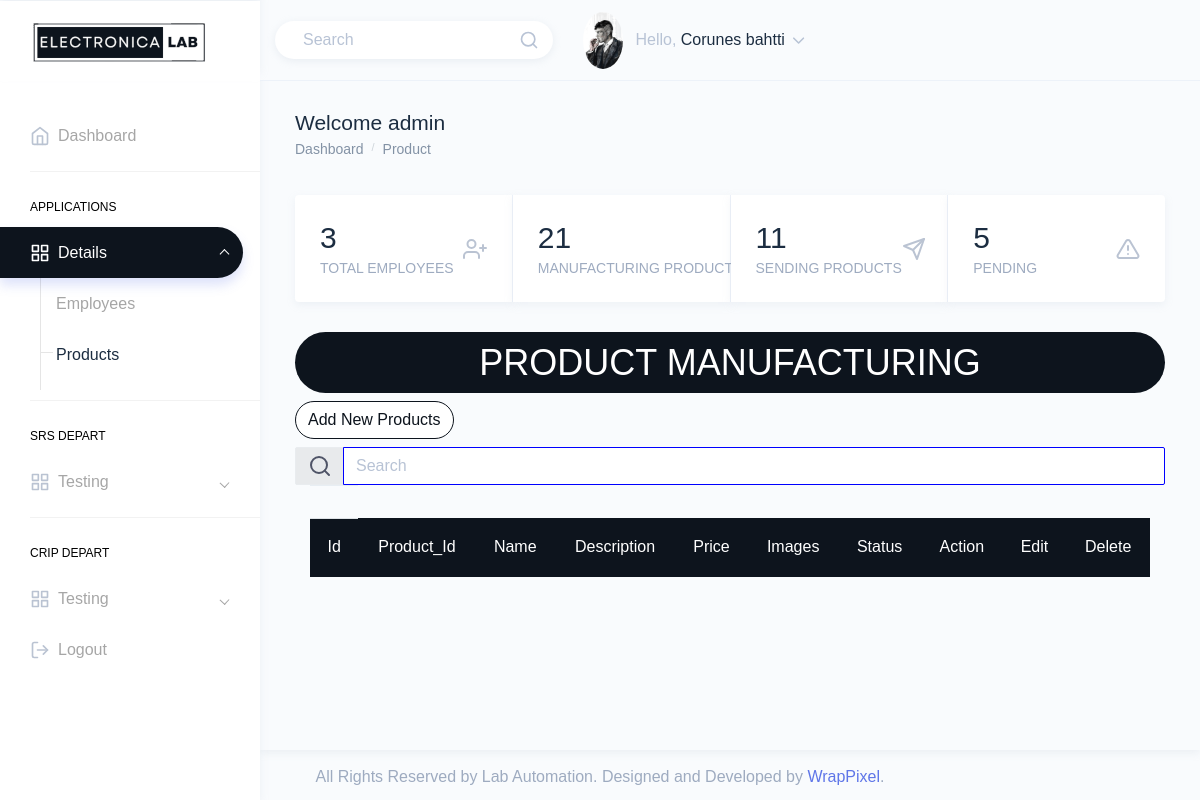
Page /product.php (signed in) on the committed database.
### tables this page shows
CREATE TABLE `users` (
  `id` int(11) NOT NULL,
  `full_name` varchar(50) NOT NULL,
  `email` varchar(100) NOT NULL,
  `password` varchar(255) NOT NULL,
  `status` varchar(255) DEFAULT NULL,
  `role_type` varchar(255) NOT NULL,
  `photo` varchar(255) NOT NULL
);

### product.php (the view, shortened to what this page needs)
<?php
include './config/Conn.php';
?>
<!DOCTYPE html>
<html lang="en">
  <head>
    <link href="https://cdn.jsdelivr.net/npm/bootstrap@5.1.3/dist/css/bootstrap.min.css" rel="stylesheet">
    <link href="assets/extra-libs/c3/c3.min.css" rel="stylesheet">
    <link href="assets/libs/chartist/dist/chartist.min.css" rel="stylesheet">
    <link href="assets/extra-libs/jvector/jquery-jvectormap-2.0.2.css" rel="stylesheet" />
    <link href="dist/css/style.min.css" rel="stylesheet">
    <link rel="stylesheet" type="text/css" href="https://cdn.datatables.net/v/bs5/jq-3.6.0/dt-1.12.0/af-2.4.0/b-2.2.3/b-html5-2.2.3/r-2.3.0/datatables.min.css"/>
  </head>
  <body>
    <div id="main-wrapper" data-theme="light" data-layout="vertical" data-navbarbg="skin6" data-sidebartype="full"
        data-sidebar-position="fixed" data-header-position="fixed" data-boxed-layout="full">
        <header class="topbar" data-navbarbg="skin6">
            <nav class="navbar top-navbar navbar-expand-md">
                <div class="navbar-header" data-logobg="skin6">
                    <div class="navbar-brand">
                        <a href="admin.php">
                            <span class="logo-text">
                                <img src="assets/images/logo.png" alt="homepage" class="dark-logo" />
                            </span>
                        </a>
                    </div>
                </div>
                <div class="navbar-collapse collapse" id="navbarSupportedContent">
                    <ul class="navbar-nav float-right">
                        <li class="nav-item d-none d-md-block">
                            <a class="nav-link" href="javascript:void(0)">
                                <form>
                                    <div class="customize-input">
                                        <input class="form-control custom-shadow custom-radius border-0 bg-white"
                                            type="search" placeholder="Search" aria-label="Search">
                                        <i class="form-control-icon" data-feather="search"></i>
                                    </div>
                                </form>
                            </a>
                        </li>
                        <?php
            $sql = "SELECT * FROM users WHERE id='{$_SESSION["empid"]}'";
            $result = mysqli_query($conn, $sql);
            if (mysqli_num_rows($result) > 0) {
             while ($row = mysqli_fetch_assoc($result)) {
           ?>
                        <li class="nav-item dropdown">
                            <a class="nav-link dropdown-toggle" href="javascript:void(0)" data-toggle="dropdown"
                                aria-haspopup="true" aria-expanded="false">
                                <img src="<?php echo $row["photo"]; ?>" alt="profile" class="rounded-circle"
                                    width="40">
                                <span class="ml-2 d-none d-lg-inline-block"><span>Hello,</span> <span
                                        class="text-dark"><?php echo $row["full_name"]; ?></span> <i data-feather="chevron-down"
                                        class="svg-icon"></i></span>
                            </a>
                            <?php
                   }
                }
               ?>
                        </li>
                    </ul>
                </div>
            </nav>
        </header>
        <aside class="left-sidebar" data-sidebarbg="skin6">
            <div class="scroll-sidebar" data-sidebarbg="skin6">
                <nav class="sidebar-nav">
                    <ul id="sidebarnav">
                    <li class="sidebar-item"> <a class="sidebar-link sidebar-link" href="admin.php"
                                aria-expanded="false"><i data-feather="home" class="feather-icon"></i><span
                                    class="hide-menu">Dashboard</span></a></li>
                        <li class="list-divider"></li>
                        <li class="nav-small-cap"><span class="hide-menu">Applications</span></li>
                        <li class="sidebar-item"> <a class="sidebar-link has-arrow" href="javascript:void(0)"
                                aria-expanded="false"><i data-feather="grid" class="feather-icon"></i><span
                                    class="hide-menu">Details</span></a>
                            <ul aria-expanded="false" class="collapse  first-level base-level-line">
                                <li class="sidebar-item"><a href="empdetails.php" class="sidebar-link"><span
                                            class="hide-menu"> Employees
                                        </span></a>
                                </li>
                                <li class="sidebar-item"><a href="product.php" class="sidebar-link"><span
                                            class="hide-menu"> Products
                                        </span></a>
                                </li>
                            </ul>
                        </li>
                        <li class="list-divider"></li>
                        <li class="nav-small-cap"><span class="hide-menu">SRS Depart</span></li>
                        <li class="sidebar-item"> <a class="sidebar-link has-arrow" href="javascript:void(0)"
                                aria-expanded="false"><i data-feather="grid" class="feather-icon"></i><span
                                    class="hide-menu">Testing</span></a>
                        </li>
                        <li class="list-divider"></li>
                        <li class="nav-small-cap"><span class="hide-menu">CRIP Depart</span></li>
                        <li class="sidebar-item"> <a class="sidebar-link has-arrow" href="javascript:void(0)"
                                aria-expanded="false"><i data-feather="grid" class="feather-icon"></i><span
                                    class="hide-menu">Testing</span></a>
                        </li>
                        <li class="sidebar-item"> <a class="sidebar-link sidebar-link" href="logout.php"
                                aria-expanded="false"><i data-feather="log-out" class="feather-icon"></i><span
                                    class="hide-menu">Logout</span></a></li>
                    </ul>
                </nav>
            </div>
        </aside>
        <div class="page-wrapper">
            <div class="page-breadcrumb">
                <div class="row">
                    <div class="col-7 align-self-center">
                        <h3 class="page-title text-truncate text-dark font-weight-medium mb-1">Welcome <?= $_SESSION['role']?></h3>
                        <div class="d-flex align-items-center">
                            <nav aria-label="breadcrumb">
                                <ol class="breadcrumb m-0 p-0">
                                    <li class="breadcrumb-item"><a href="admin.php">Dashboard</a>
                                    </li>
                                    <li class="breadcrumb-item"><a href="product.php">Product</a>
                                    </li>
                                </ol>
                            </nav>
                        </div>
                    </div>
                </div>
            </div>
            <div class="container-fluid">
                <div class="card-group">
                    <div class="card border-right">
                        <div class="card-body">
                            <?php
                            $countquery = "SELECT * FROM users";
                            $queryrun = mysqli_query($conn,$countquery);
                            if ($totalcount = mysqli_num_rows($queryrun)) {
                            }else{
                                echo '<h3 class="mb-0" >No Data</h3>';
                            }
                            ?>
                            <div class="d-flex d-lg-flex d-md-block align-items-center">
                                <div>
                                    <div class="d-inline-flex align-items-center">
                                        <h2 class="text-dark mb-1 font-weight-medium"><?php echo $totalcount?></h2>
                                    </div>
                                    <h6 class="text-muted font-weight-normal mb-0 w-100 text-truncate">TOTAL EMPLOYEES</h6>
                                </div>
                                <div class="ml-auto mt-md-3 mt-lg-0">
                                    <span class="opacity-7 text-muted"><i data-feather="user-plus"></i></span>
                                </div>
                            </div>
                        </div>
                    </div>
                    <div class="card border-right">
                        <div class="card-body">
                        <?php
                            $countproduct = "SELECT * FROM product";
                            $queryrun1 = mysqli_query($conn,$countproduct);
                            if ($totalproduct = mysqli_num_rows($queryrun1)) {
                            }else{
                                echo '<h3 class="mb-0" >No Data</h3>';
                            }
                            ?>
                            <div class="d-flex d-lg-flex d-md-block align-items-center">
                                <div>
                                    <h2 class="text-dark mb-1 w-100 text-truncate font-weight-medium">
                                            <?php echo $totalproduct?></h2>
                                    <h6 class="text-muted font-weight-normal mb-0 w-100 text-truncate">MANUFACTURING PRODUCTS
                                    </h6>
                                </div>
                                <div class="ml-auto mt-md-3 mt-lg-0">
                                    <span class="opacity-7 text-muted"><i data-feather="edit-3"></i></span>
                                </div>
                            </div>
                        </div>
                    </div>
                    <div class="card border-right">
                        <div class="card-body">
                        <?php
                            $countsend = "SELECT * FROM product where status = 'sending'";
                            $queryrun2 = mysqli_query($conn,$countsend);
                            if ($totalsend = mysqli_num_rows($queryrun2)) {
                            }else{
                                echo '<h3 class="mb-0" >No Data</h3>';
                            }
                            ?>
                            <div class="d-flex d-lg-flex d-md-block align-items-center">
                                <div>
                                    <div class="d-inline-flex align-items-center">
                                        <h2 class="text-dark mb-1 font-weight-medium"><?php echo $totalsend?></h2>
                                    </div>
                                    <h6 class="text-muted font-weight-normal mb-0 w-100 text-truncate">SENDING PRODUCTS</h6>
                                </div>
                                <div class="ml-auto mt-md-3 mt-lg-0">
                                    <span class="opacity-7 text-muted"><i data-feather="send"></i></span>
                                </div>
                            </div>
                        </div>
                    </div>
                    <div class="card">
                        <div class="card-body">
                        <?php
                            $countpend = "SELECT * FROM product where status = 'pending'";
                            $queryrun3 = mysqli_query($conn,$countpend);
                            if ($totalpend = mysqli_num_rows($queryrun3)) {
                            }else{
                                echo '<h3 class="mb-0" >No Data</h3>';
                            }
                            ?>
                            <div class="d-flex d-lg-flex d-md-block align-items-center">
                                <div>
                                    <h2 class="text-dark mb-1 font-weight-medium"><?php echo $totalpend?></h2>
                                    <h6 class="text-muted font-weight-normal mb-0 w-100 text-truncate">PENDING</h6>
                                </div>
                                <div class="ml-auto mt-md-3 mt-lg-0">
                                    <span class="opacity-7 text-muted"><i data-feather="alert-triangle"></i></span>
                                </div>
                            </div>
                        </div>
                    </div>
                </div>
                <h1 class="text-center bg-danger text-white">PRODUCT MANUFACTURING</h1>
              <button type="button" class="btn btn-primary mb-2" data-bs-toggle="modal" data-bs-target="#insertModalCenter">Add New Products</button>
              <div class="input-group" id="search-bar">
      <div class="input-group-prepend">
        <span class="input-group-text" id="basic-addon1"><i data-feather="search"></i></span>
      </div>
      <input type="text" class="form-control" style="border-color: blue;" id="search" placeholder="Search" aria-label="Username" aria-describedby="basic-addon1">
                          </div>
        <div class="right_col" role="main">
            <div class="col-md-12 col-sm-12 ">
              <div class="dashboard_graph table-responsive">
  <table id="table_id" class="table" id="main" >
    <thead class="thead-dark">
      <td id="table-form">
    <tr>
                <th class="text-center">Id</th>
                <th class="text-center">Product_Id</th>
                <th class="text-center">Name</th>
                <th class="text-center">Description</th>
                <th class="text-center">Price</th>
                <th class="text-center">Images</th>
                <th class="text-center">Status</th>
                <th class="text-center">Action</th>
                <th class="text-center">Edit</th>
                <th class="text-center">Delete</th>
    </tr>
    </thead>
  </table>
              </div>
            </div>
        </div>
            </div>
</div>
            <footer class="footer text-center text-muted">
                All Rights Reserved by Lab Automation. Designed and Developed by <a
                    href="https://wrappixel.com/">WrapPixel</a>.
            </footer>
    </div>
</body>
</html>

### product.php (style rules this page uses)
.sidebar-nav #sidebarnav .sidebar-item.selected>.sidebar-link,.sidebar-link:hover { border-radius: 0 60px 60px 0; color: #fff!important; background: #0d141d; box-shadow: 0 7px 12px 0 rgba(95,118,232,.21); opacity: 1 }
.bg-danger { color: #fff!important; background-color: #0d141d!important; border-radius: 35px; padding: 1%; }
.table .thead-dark th { color: #fff; background-color: #0d141d; border-color: #0d141d; }
.btn-primary { color:#0d141d; background-color: #fff; border-color:#0d141d; border-radius: 40px; }

### rows in the picture
users: photo (picture), full_name "Corunes bahtti"

### other values in the picture
$_SESSION['role'] "admin"
$totalcount "3"
$totalproduct "21"
$totalsend "11"
$totalpend "5"
